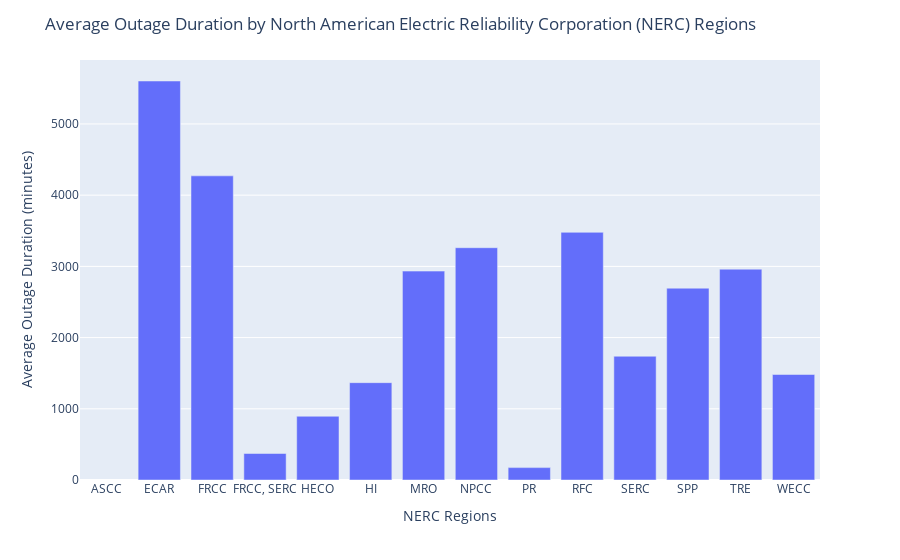

Notebook code cell kept with this figure:
### Code cell
durationregion = outageClean.groupby("NERC.REGION")["OUTAGE.DURATION"].mean().reset_index()

fig = px.bar(durationregion, x = 'NERC.REGION', y = 'OUTAGE.DURATION')
fig.update_layout(title = "Average Outage Duration by North American Electric Reliability Corporation (NERC) Regions", xaxis_title = "NERC Regions", yaxis_title = "Average Outage Duration (minutes)")

fig.show()

### Figure 1 — Plotly figure (JSON) as saved in the notebook; plotly's stock layout.template omitted (floating-point values rounded to 4 significant figures)
{"data": [{"alignmentgroup": "True", "hovertemplate": "NERC.REGION=%{x}<br>OUTAGE.DURATION=%{y}<extra></extra>", "legendgroup": "", "marker": {"color": "#636efa", "pattern": {"shape": ""}}, "name": "", "offsetgroup": "", "orientation": "v", "showlegend": false, "textposition": "auto", "type": "bar", "x": ["ASCC", "ECAR", "FRCC", "FRCC, SERC", "HECO", "HI", "MRO", "NPCC", "PR", "RFC", "SERC", "SPP", "TRE", "WECC"], "xaxis": "x", "y": [null, 5603.0, 4271.0, 372, 895.3, 1367, 2934.0, 3262.0, 174, 3478.0, 1738.0, 2694.0, 2961.0, 1481.0], "yaxis": "y"}], "layout": {"autosize": true, "barmode": "relative", "legend": {"tracegroupgap": 0}, "margin": {"t": 60}, "title": {"text": "Average Outage Duration by North American Electric Reliability Corporation (NERC) Regions"}, "xaxis": {"anchor": "y", "autorange": true, "domain": [0, 1], "range": [-0.5, 13.5], "title": {"text": "NERC Regions"}, "type": "category"}, "yaxis": {"anchor": "x", "autorange": true, "domain": [0, 1], "range": [0, 5898.0], "title": {"text": "Average Outage Duration (minutes)"}, "type": "linear"}}}
